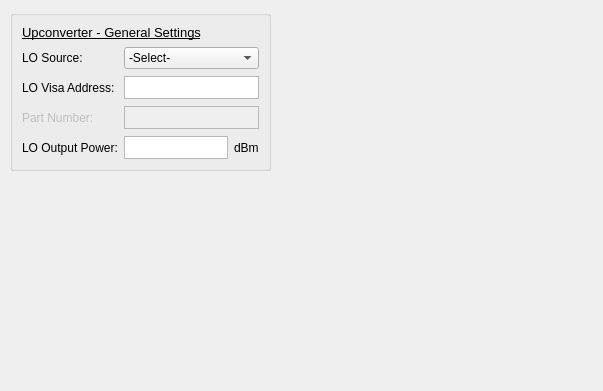
                  <widget class="QWidget" name="upEquipScrollWidgetContents">
                   <property name="geometry">
                    <rect>
                     <x>0</x>
                     <y>0</y>
                     <width>603</width>
                     <height>391</height>
                    </rect>
                   </property>
                   <property name="minimumSize">
                    <size>
                     <width>590</width>
                     <height>382</height>
                    </size>
                   </property>
                   <widget class="QGroupBox" name="upEquip">
                    <property name="geometry">
                     <rect>
                      <x>10</x>
                      <y>10</y>
                      <width>261</width>
                      <height>161</height>
                     </rect>
                    </property>
                    <property name="layoutDirection">
                     <enum>Qt::LeftToRight</enum>
                    </property>
                    <property name="title">
                     <string/>
                    </property>
                    <layout class="QGridLayout" name="gridLayout_5">
                     <property name="verticalSpacing">
                      <number>7</number>
                     </property>
                     <item row="0" column="0" colspan="2">
                      <widget class="QLabel" name="label_170">
                       <property name="font">
                        <font>
                         <pointsize>10</pointsize>
                         <weight>50</weight>
                         <bold>false</bold>
                         <underline>true</underline>
                        </font>
                       </property>
                       <property name="text">
                        <string>Upconverter - General Settings</string>
                       </property>
                      </widget>
                     </item>
                     <item row="1" column="0">
                      <widget class="QLabel" name="label_160">
                       <property name="font">
                        <font>
                         <family>Arial</family>
                         <pointsize>9</pointsize>
                        </font>
                       </property>
                       <property name="text">
                        <string>LO Source:</string>
                       </property>
                      </widget>
                     </item>
                     <item row="2" column="0">
                      <widget class="QLabel" name="label_166">
                       <property name="font">
                        <font>
                         <family>Arial</family>
                         <pointsize>9</pointsize>
                        </font>
                       </property>
                       <property name="text">
                        <string>LO Visa Address:</string>
                       </property>
                      </widget>
                     </item>
                     <item row="2" column="1" colspan="2">
                      <widget class="QPlainTextEdit" name="plainTextEdit_57">
                       <property name="sizePolicy">
                        <sizepolicy hsizetype="Expanding" vsizetype="Fixed">
                         <horstretch>0</horstretch>
                         <verstretch>0</verstretch>
                        </sizepolicy>
                       </property>
                       <property name="maximumSize">
                        <size>
                         <width>16777215</width>
                         <height>25</height>
                        </size>
                       </property>
                       <property name="acceptDrops">
                        <bool>true</bool>
                       </property>
                       <property name="verticalScrollBarPolicy">
                        <enum>Qt::ScrollBarAlwaysOff</enum>
                       </property>
                      </widget>
                     </item>
                     <item row="3" column="0">
                      <widget class="QLabel" name="label_165">
                       <property name="enabled">
                        <bool>false</bool>
                       </property>
                       <property name="font">
                        <font>
                         <family>Arial</family>
                         <pointsize>9</pointsize>
                        </font>
                       </property>
                       <property name="text">
                        <string>Part Number:</string>
                       </property>
                      </widget>
                     </item>
                     <item row="3" column="1" colspan="2">
                      <widget class="QPlainTextEdit" name="plainTextEdit_56">
                       <property name="enabled">
                        <bool>false</bool>
                       </property>
                       <property name="sizePolicy">
                        <sizepolicy hsizetype="Expanding" vsizetype="Fixed">
                         <horstretch>0</horstretch>
                         <verstretch>0</verstretch>
                        </sizepolicy>
                       </property>
                       <property name="maximumSize">
                        <size>
                         <width>16777215</width>
                         <height>25</height>
                        </size>
                       </property>
                       <property name="acceptDrops">
                        <bool>true</bool>
                       </property>
                       <property name="verticalScrollBarPolicy">
                        <enum>Qt::ScrollBarAlwaysOff</enum>
                       </property>
                      </widget>
                     </item>
                     <item row="4" column="0">
                      <widget class="QLabel" name="label_167">
                       <property name="font">
                        <font>
                         <family>Arial</family>
                         <pointsize>9</pointsize>
                        </font>
                       </property>
                       <property name="text">
                        <string>LO Output Power:</string>
                       </property>
                      </widget>
                     </item>
                     <item row="4" column="1">
                      <widget class="QPlainTextEdit" name="plainTextEdit_55">
                       <property name="sizePolicy">
                        <sizepolicy hsizetype="Expanding" vsizetype="Fixed">
                         <horstretch>0</horstretch>
                         <verstretch>0</verstretch>
                        </sizepolicy>
                       </property>
                       <property name="maximumSize">
                        <size>
                         <width>16777215</width>
                         <height>25</height>
                        </size>
                       </property>
                       <property name="acceptDrops">
                        <bool>true</bool>
                       </property>
                       <property name="verticalScrollBarPolicy">
                        <enum>Qt::ScrollBarAlwaysOff</enum>
                       </property>
                      </widget>
                     </item>
                     <item row="4" column="2">
                      <widget class="QLabel" name="label_164">
                       <property name="font">
                        <font>
                         <family>Arial</family>
                         <pointsize>9</pointsize>
                        </font>
                       </property>
                       <property name="text">
                        <string>dBm</string>
                       </property>
                      </widget>
                     </item>
                     <item row="1" column="1" colspan="2">
                      <widget class="QComboBox" name="comboBox_56">
                       <property name="layoutDirection">
                        <enum>Qt::LeftToRight</enum>
                       </property>
                       <item>
                        <property name="text">
                         <string>-Select-</string>
                        </property>
                       </item>
                       <item>
                        <property name="text">
                         <string>MXG</string>
                        </property>
                       </item>
                       <item>
                        <property name="text">
                         <string>PSG</string>
                        </property>
                       </item>
                       <item>
                        <property name="text">
                         <string>HMCT2770</string>
                        </property>
                       </item>
                      </widget>
                     </item>
                    </layout>
                   </widget>
                  </widget>
